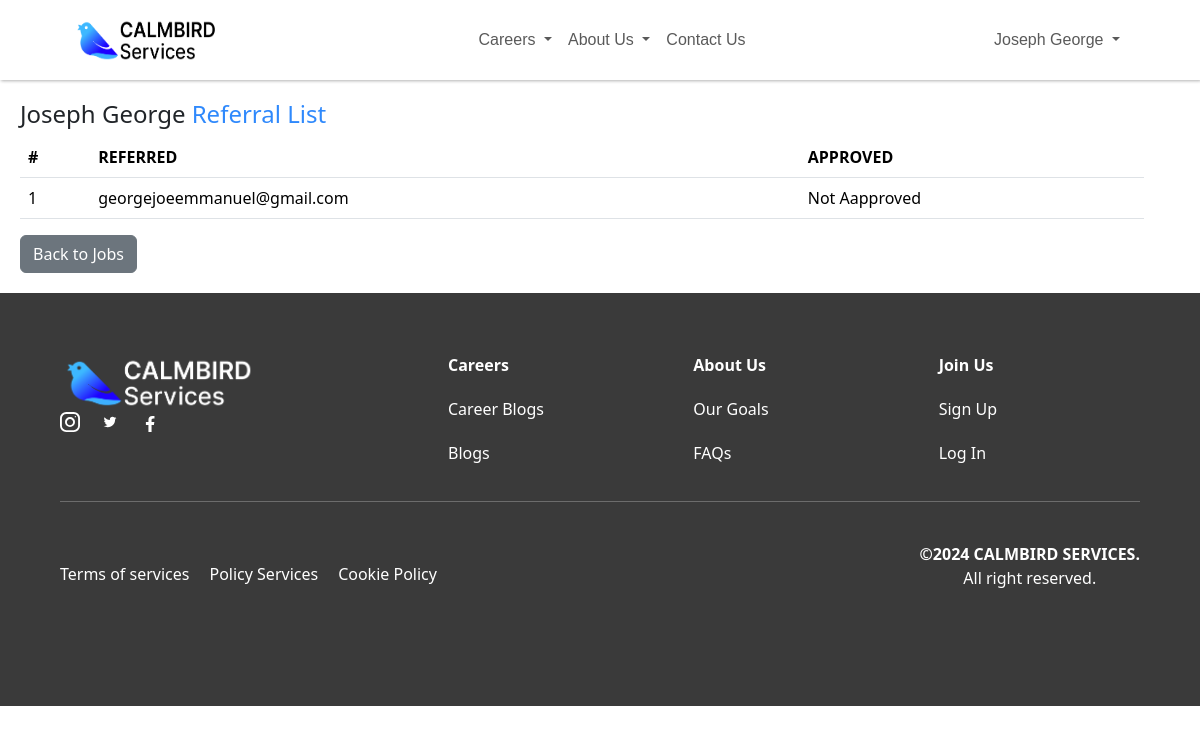
Page /components/view-refferred-users.php (signed in) on the committed database.
### tables this page shows
CREATE TABLE `referrals` (
  `id` int(11) NOT NULL,
  `referring_email` varchar(200) NOT NULL,
  `new_user_email` varchar(200) NOT NULL,
  `approved` varchar(200) NOT NULL,
  `created_on` timestamp NOT NULL DEFAULT current_timestamp() ON UPDATE current_timestamp()
);

### components/view-refferred-users.php (the view, shortened to what this page needs)
<?php
if (isset($_SESSION['email']) && isset($_SESSION['password']) ) {
    $sessionFullName = $_SESSION['full_name'];
    $sessionEmail = $_SESSION['email'];
?>
<!DOCTYPE html>
<html lang="en">
<head>
    <link rel="stylesheet" href="../resources/css/style.css">
    <link href="https://cdn.jsdelivr.net/npm/bootstrap@5.3.2/dist/css/bootstrap.min.css" rel="stylesheet"
>
</head>
<body>
    <?php
    require "../components/nav.php";
    ?>
    <div class="referral-user-list">
        <h4><?php  echo $sessionFullName ?> <span style="color: #2f89fc;;">Referral List</span> </h4>
        <table class="table ">
            <thead>
                <tr>
                    <th scope="col">#</th>
                    <th scope="col">REFERRED</th>
                    <th scope="col">APPROVED</th>
                </tr>
            </thead>
            <tbody>
                <?php
                    $sql = "SELECT id, referring_email, new_user_email FROM `referrals` WHERE referring_email='$sessionEmail'";
                    $result = mysqli_query($con, $sql);
                    if ($result && mysqli_num_rows($result) > 0) {
                        while ($row = mysqli_fetch_assoc($result)) {
                            $reffer_id = $row['id'];
                            $newUser = $row['new_user_email'];
                            $countSubscribedUsers = "SELECT COUNT(*) as subscribed_count FROM `users` WHERE subscribe_status = 1 AND email = '$newUser'";
                            $resultSubscribedUsers = mysqli_query($con, $countSubscribedUsers);
                            $rowSubscribedUsers = mysqli_fetch_assoc($resultSubscribedUsers);
                            $subscribedCount = $rowSubscribedUsers['subscribed_count'];
                            if($subscribedCount == 1){
                                $subscribedCount = "Approved";
                            }elseif($subscribedCount == 0){
                                $subscribedCount = "Not Aapproved";
                            }
                            echo '
                                <tr>
                                    <td colspan="1">'.$reffer_id.'</td>
                                    <td colspan="1">'.$newUser.'</td>
                                    <td colspan="1">'.$subscribedCount.'</td>
                                </tr>
                                ';
                        }
                    } else {
                        echo '
                            <tr>
                                <td colspan="4">No data available</td>
                            </tr>
                            ';
                    }
                ?>
            </tbody>
        </table>
        <button class="btn btn-secondary"><a class="text-white text-decoration-none" href="../pages/jobs.php">Back to
                Jobs</a></button>
    </div>
    <?php
    require "../components/footer.php";
    ?>
</body>
</html>
<?php
    }else{
        header("Location: ../pages/jobs.php");
    }
?>

### resources/css/style.css (style rules this page uses)
* { margin: 0; padding: 0; box-sizing: border-box; }
a { text-decoration: none; }
.btn { display: flex; justify-content: center; align-items: center; }
.btn a { width: 100%; }
body { font-family: "Poppins", sans-serif; }

### components/view-refferred-users.php (style rules this page uses)
.referral-user-list { width: 97%; overflow-x: scroll; padding: 20px; }

### rows in the picture
referrals: id "1", new_user_email "georgejoeemmanuel@gmail.com", subscribedCount "Not Aapproved"

### other values in the picture
$_SESSION['full_name'] "Joseph George"
$sessionFullName "Joseph George"
